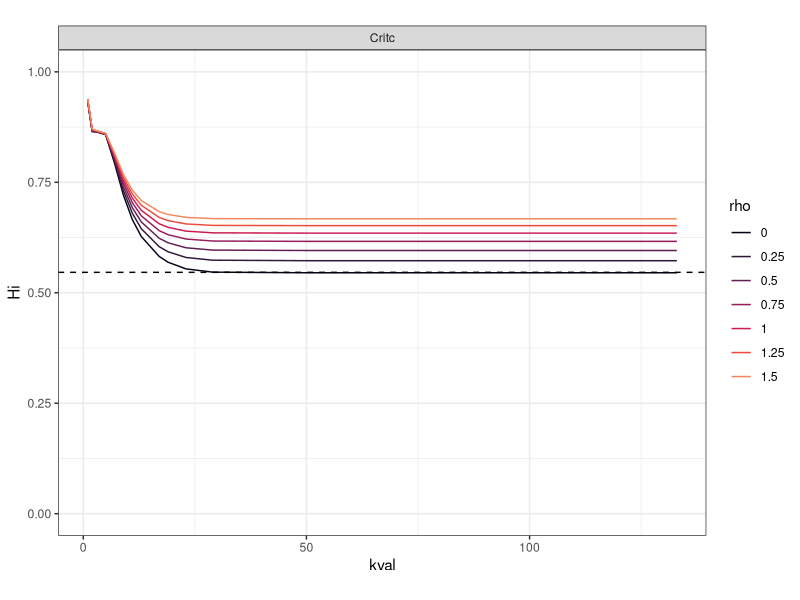
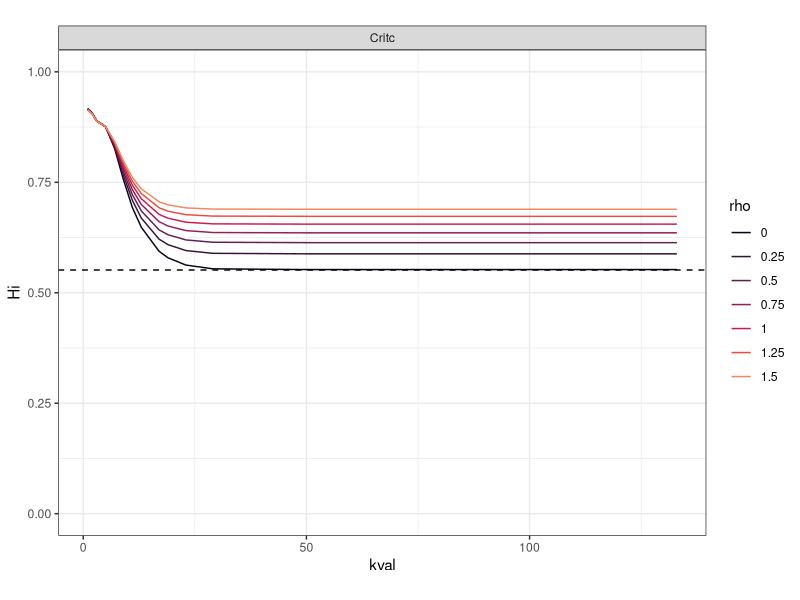
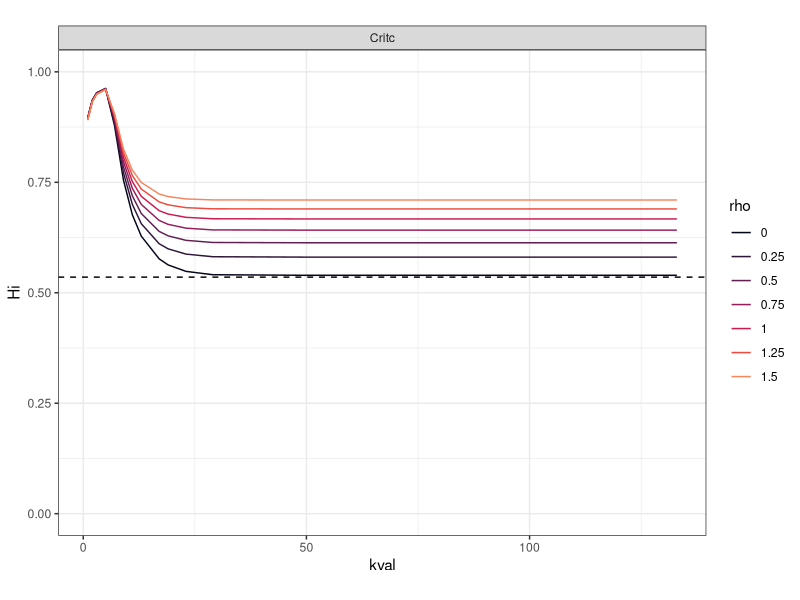
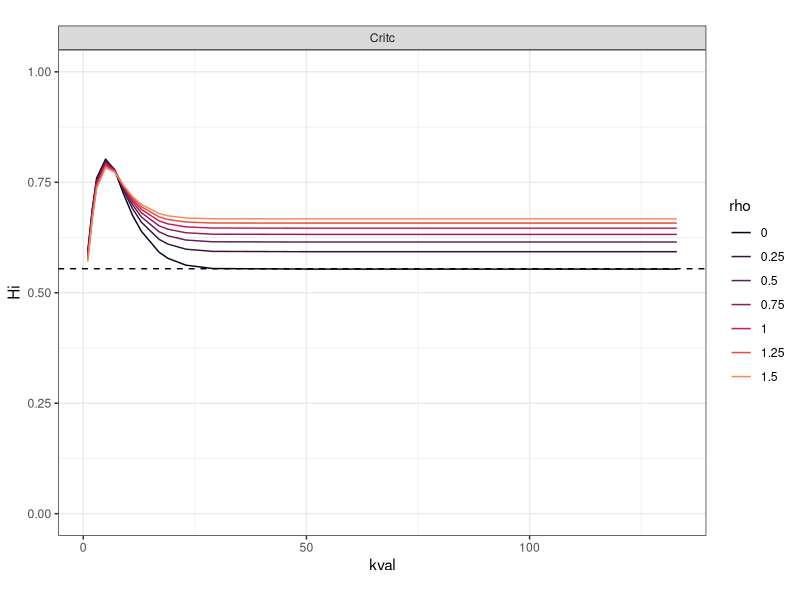
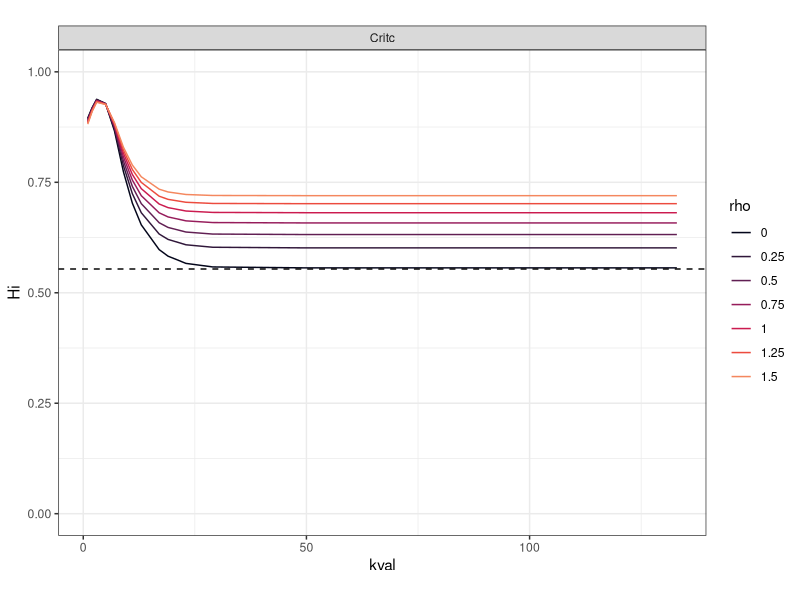
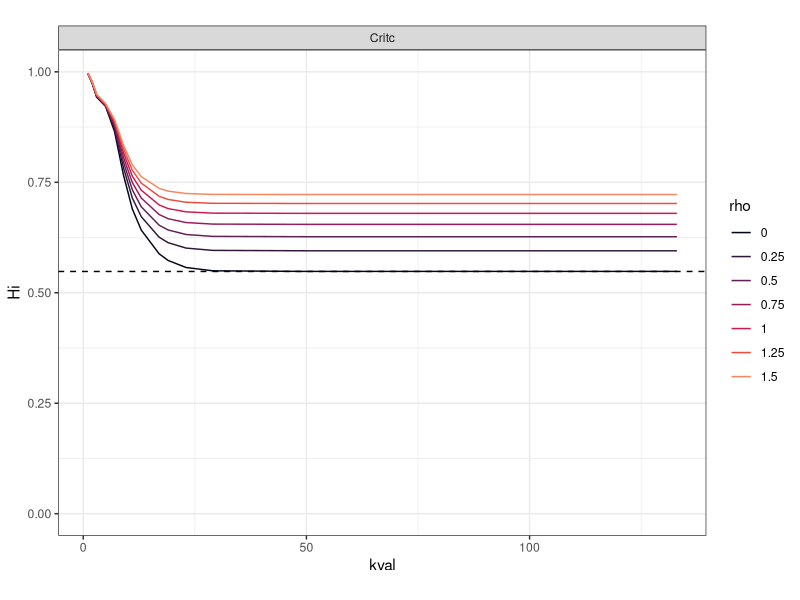
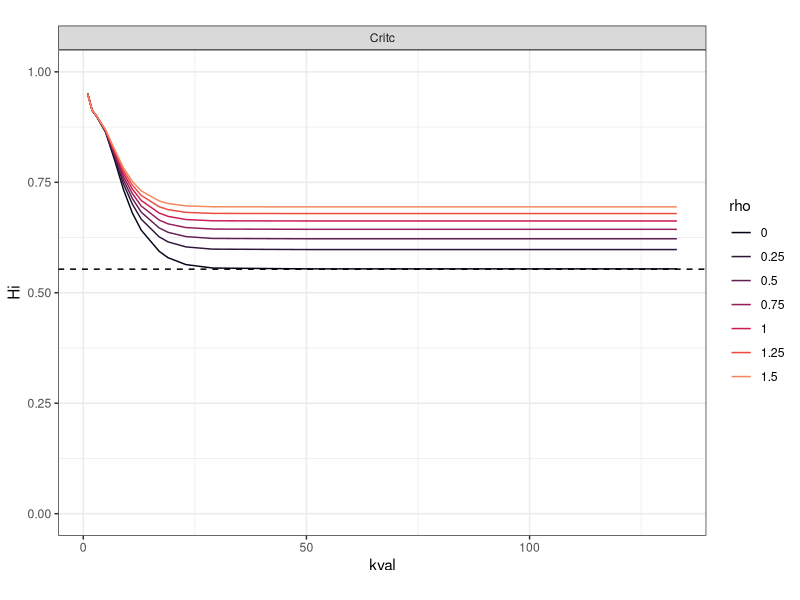
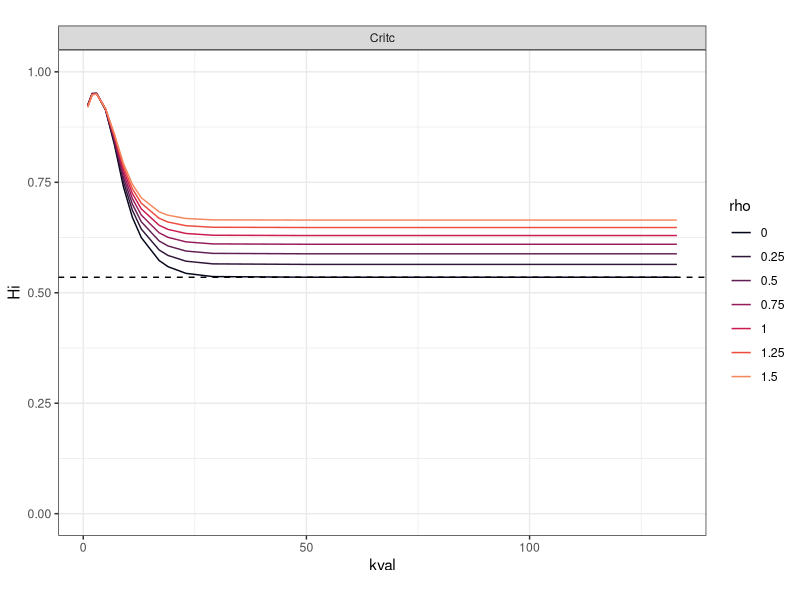

Write R code to recreate these figures, in order. (Note: this script raises an error after producing the figures.)
library(ggplot2)
library(viridis)
library(grid)
library(gridExtra)
library(dplyr)
library(matrixStats)
library(ggrepel)
library(tidyr)
library(png)
NUM_EXPERTS = 14
NUM_AMATEURS = 120
NUM_TOTAL = 134
COLOR_START = 0.75
COLOR_END = 0.1
k = c(1,2,3,5,7,9,11,13,17,19,23,29,50,75,100,125,NUM_EXPERTS+NUM_AMATEURS-1)
rho = c(0,0.25,0.5,0.75,1,1.25,1.5)

# Shortcut - cmd + option + t to run code chunk

#### Some prepping for visualization ####
# the parameters are 17 * 7, so choose k=5,rho=1, so choose 26
stats_df = read.table(file.path('results','stats.csv'),
                      header=TRUE,sep=',')

correlations = read.table(file.path('results','correlation.csv'),
                          header=TRUE,sep=',', row.names=1)

both_error = read.table(file.path('results','simulations',
                                  'both','performance.csv'),header=FALSE,sep=' ')
both_error = both_error[,26]
experts_error = read.table(file.path('results','simulations',
                                     'experts','performance.csv'),header=FALSE,sep=' ')
experts_error = experts_error[,26]
amateurs_error = read.table(file.path('results','simulations',
                                     'amateurs','performance.csv'),header=FALSE,sep=' ')
amateurs_error = amateurs_error[,26]
# get set of potential correlations from the corr mat for k = 5 and rho = 1
potential_mat = correlations
temp = rowMeans(potential_mat, na.rm=T)
for (r in 1:nrow(potential_mat)){
  potential_mat[r,is.na(potential_mat[r,])] = temp[r]
}
diag(potential_mat) = NA
potential_mat = as.matrix(potential_mat)
for (r in 1:nrow(potential_mat)){
  potential_row = potential_mat[r,]
  k_val = sort(potential_row, decreasing=TRUE)[6]
  potential_mat[r,] = (potential_row > k_val) * potential_row
}
# get influence as the column sum of potential_mat
potential_influence = colSums(potential_mat, na.rm=TRUE)
potential_influence = potential_influence + min(potential_influence[which(potential_influence > 0)])
potential_influence = potential_influence / sum(potential_influence, na.rm=TRUE)
# add to stats_df
stats_df$potential_influence = potential_influence
stats_df$no_influence = min(potential_influence) * 2
# also include potential influence in the crowd (k = NUM_TOTAL-1)
potential_mat = correlations
temp = rowMeans(potential_mat, na.rm=T)
for (r in 1:nrow(potential_mat)){
  potential_mat[r,is.na(potential_mat[r,])] = temp[r]
}
diag(potential_mat) = NA
potential_mat = as.matrix(potential_mat)
potential_influence = colSums(potential_mat, na.rm=TRUE)
potential_influence = potential_influence + min(potential_influence[which(potential_influence > 0)])
potential_influence = potential_influence / sum(potential_influence, na.rm=TRUE)
# add to stats_df
stats_df$crowd_influence = potential_influence



#### Homophily visualisation (individual, actual influence) ####

homophily_df = read.table(file.path('results','homophily','both',
                                    'individual.csv'),header=TRUE,sep=',')
homophily_df = subset(homophily_df, select = -c(X) )


for (r in 0:(NUM_TOTAL-1)){ 
  subtitle = 'Homophily index (Hi) = similar ties /(similar ties + dissimilar ties), \nGroup weight = Number of raters in group/Total number of raters, \nCount weight = number of ratings by group / total number of ratings'
  top_panel = homophily_df %>% filter(homophily_df$method == "Real homophily")
  top_panel = top_panel %>% filter(top_panel$rater == r)
  top_panel$group = as.character(top_panel$group)
  top_panel = top_panel %>% mutate(group = replace(group, group == 'experts', 'Critc'))
  top_panel = top_panel %>% mutate(group = replace(group, group == 'amateurs', 'Amateur'))
  top_panel$rho = as.numeric(top_panel$rho)
  
  
  top_plot = ggplot(top_panel, aes(x=kval, y=Hi)) +  
    geom_line(aes(group=rhoval,color=as.factor(rhoval))) + 
    geom_hline(aes(yintercept=baseline_2),linetype="dashed") + 
    
    scale_colour_viridis_d(option='F',name='rho',begin=0.0, end=0.75) + 
    facet_grid(cols = vars(group)) +  theme_bw() + theme(aspect.ratio = .75) + ylim(0,1)
  
  ggsave(file.path('results','visualization', 'individual-homophily',paste(r, '.png',sep='')))
}



#### Figures for main paper : figure 4 ####

homophily_df = read.table(file.path('results','homophily','both',
                                    'group.csv'),header=TRUE,sep=',')
homophily_df = subset(homophily_df, select = -c(X) )

subtitle = 'Homophily index (Hi) = similar ties /(similar ties + dissimilar ties), \nGroup weight = Number of raters in group/Total number of raters, \nCount weight = number of ratings by group / total number of ratings'
top_panel = homophily_df %>% filter(homophily_df$method == "Real homophily")
top_panel$group = as.character(top_panel$group)
top_panel = top_panel %>% mutate(group = replace(group, group == 'experts', 'Critcs'))
top_panel = top_panel %>% mutate(group = replace(group, group == 'amateurs', 'Amateurs'))
top_panel = top_panel[top_panel$kval < 30,]

top_plot = ggplot(top_panel, aes(x=kval, y=Hi)) +  
  
  geom_line(aes(group=rhoval,color=as.factor(rhoval))) + 
  geom_hline(aes(yintercept=baseline_1),linetype="dashed") +
  geom_text(aes(25,baseline_1,label = 'group weight', vjust = 3), size=3.0, check_overlap=TRUE) + 
  
  geom_hline(aes(yintercept=baseline_2),linetype="dashed", color="blue") +
  geom_text(aes(25,baseline_2,label = 'count weight', vjust = 3), size=3.0, check_overlap=TRUE) + 
  scale_colour_viridis_d(option='F',name='rho',begin=0.0, end=0.75) + #ggtitle('k vs Homophily', subtitle = subtitle) + 
  ylim(0,1) + labs(x='Number of neighbours (k)', y='Homophily index') + 
  facet_grid(cols = vars(group)) +  theme_bw() + theme(aspect.ratio = .75, 
                                                       legend.position=c(.04,.825)) +
  scale_x_continuous(breaks=c(1,5,10,15,20,25,29))


addSmallLegend <- function(myPlot, pointSize = 1.25, textSize = 7, spaceLegend = 0.3) {
  myPlot +
    guides(shape = guide_legend(override.aes = list(size = pointSize)),
           color = guide_legend(override.aes = list(size = pointSize), reverse=TRUE)) +
    theme(legend.title = element_text(size = textSize), 
          legend.text  = element_text(size = textSize),
          legend.key.size = unit(spaceLegend, "lines"))
}

top_plot = addSmallLegend(top_plot)
top_plot
ggsave(file.path('results','visualization', 'fig_4.png'), scale=0.8)
knitr::plot_crop(file.path('results','visualization', 'fig_4.png'))

#### Homophily visualisation (group, potential influence) ####
homophily_df = read.table(file.path('results','homophily','both',
                                    'group.csv'),header=TRUE,sep=',')
homophily_df = subset(homophily_df, select = -c(X) )

subtitle = 'Homophily index (Hi) = similar ties /(similar ties + dissimilar ties), \nGroup weight = Number of raters in group/Total number of raters, \nCount weight = number of ratings by group / total number of ratings'
top_panel = homophily_df %>% filter(homophily_df$method == "Potential homophily")
top_panel$group = as.character(top_panel$group)
top_panel = top_panel %>% mutate(group = replace(group, group == 'experts', 'Critcs'))
top_panel = top_panel %>% mutate(group = replace(group, group == 'amateurs', 'Amateurs'))


top_plot = ggplot(top_panel, aes(x=kval, y=Hi)) +  
  
  geom_line(aes(group=rhoval,color=as.factor(rhoval))) + 
  geom_hline(aes(yintercept=baseline_1),linetype="dashed") +
  geom_text(aes(25,baseline_1,label = 'group weight', vjust = 1.5), size=3.0, check_overlap=TRUE) + 
  
  geom_hline(aes(yintercept=baseline_2),linetype="dashed", color="blue") +
  geom_text(aes(25,baseline_2,label = 'count weight', vjust = 1.5), size=3.0, check_overlap=TRUE) + 
  
  scale_colour_viridis_d(option='F',name='rho',begin=0.0, end=0.75) + #ggtitle('k vs Homophily', subtitle = subtitle) + 
  ylim(0,1) + labs(x='Number of neighbours (k)', y='Homophily index') + 
  facet_grid(cols = vars(group)) +  theme_bw() + theme(aspect.ratio = .75, legend.position=c(.05,.19)) +
  scale_x_continuous(breaks=c(1,25,50,75,100,125))
addSmallLegend <- function(myPlot, pointSize = 1.25, textSize = 7, spaceLegend = 0.3) {
  myPlot +
    guides(shape = guide_legend(override.aes = list(size = pointSize)),
           color = guide_legend(override.aes = list(size = pointSize), reverse=TRUE)) +
    theme(legend.title = element_text(size = textSize), 
          legend.text  = element_text(size = textSize),
          legend.key.size = unit(spaceLegend, "lines"))
}

top_plot = addSmallLegend(top_plot)
top_plot
ggsave(file.path('results','visualization', 'fig_8.png'), scale=0.8)
knitr::plot_crop(file.path('results','visualization', 'fig_8.png'))











#### Figures for main paper : figure 1 ####
ex_mc = rowMeans(as.matrix(correlations[1:NUM_EXPERTS,1:NUM_EXPERTS]),na.rm=T)
am_mc = rowMeans(as.matrix(correlations[NUM_EXPERTS+1:NUM_AMATEURS,NUM_EXPERTS+1:NUM_AMATEURS]),na.rm=T)
ex_dc = rowSds(as.matrix(correlations[1:NUM_EXPERTS,1:NUM_EXPERTS]),na.rm=T)
am_dc = rowSds(as.matrix(correlations[NUM_EXPERTS+1:NUM_AMATEURS,NUM_EXPERTS+1:NUM_AMATEURS]),na.rm=T)
stats_df$mean_corr_before = as.numeric(c(ex_mc, am_mc))
stats_df$disp_corr_before = as.numeric(c(ex_dc, am_dc))

df_before = stats_df[,c('mean_corr_before','disp_corr_before','no_influence', 'e_a')]
colnames(df_before) = c('mean_corr', 'disp_corr', 'potential_influence', 'e_a')
fig_1_df = rbind(df_before,
                 stats_df[,c('mean_corr','disp_corr','potential_influence','e_a')])
fig_1_df = cbind(fig_1_df, c( rep('Source of correlations : Group members', NUM_TOTAL), 
                              rep('Source of correlations : Everyone', NUM_TOTAL) ))
colnames(fig_1_df)[5] = 'sep_tog'
fig_1_df$e_a = rep(c(rep('Experts', NUM_EXPERTS), rep('Amateurs',NUM_AMATEURS)), 2)
expert_labels = c('WA','NM','JR',
                  'TA','B&D','JS',
                  'JL','De','RVF',
                  'JA','LeP','PW','RG','CK')
all_labels = c(expert_labels, rep('', NUM_AMATEURS))
fig_1_df$node_labels = rep(all_labels,2)

fig_1 = ggplot(data=fig_1_df, aes(x=as.numeric(mean_corr), y=as.numeric(disp_corr), size=potential_influence, 
                                  label=node_labels)) + 
  geom_point(aes(fill=e_a),shape=21, alpha=0.8) + 
  facet_grid(cols = vars(sep_tog)) +  
  facet_grid(~factor(sep_tog, levels=c('Source of correlations : Group members',
                                       'Source of correlations : Everyone'))) + 
  scale_fill_viridis_d(begin=COLOR_START,end=COLOR_END, option='C') +
  theme_bw() + theme(aspect.ratio = .8, legend.position = c(0.09,0.15), 
                     legend.title = element_blank(),
                     legend.text = element_text(size = 11),
                     axis.title=element_text(size=15),
                     strip.text.x = element_text(size = 11)) + 
  geom_text_repel(size=3,max.overlaps = Inf) + 
  labs(x='Mean taste similarity', y='Dispersion in taste similarity', 
       fill='experts/amateurs', size='potential influence') + 
  guides(size = FALSE) +
  ylim(0.0, 0.5) + xlim(-0.1,0.7)

ggsave(file.path('results', 'visualization',
                 'fig_1.png'),scale=.75, dpi=300)
knitr::plot_crop(file.path('results','visualization', 'fig_1.png'))
fig_1





#### Figures for main paper : figure 2a ####
both_error = read.table(file.path('results','simulations',
                                  'both','performance.csv'),header=FALSE,sep=' ')
experts_error = read.table(file.path('results','simulations',
                                     'experts','performance.csv'),header=FALSE,sep=' ')
amateurs_error = read.table(file.path('results','simulations',
                                      'amateurs','performance.csv'),header=FALSE,sep=' ')
to_select = seq(5, dim(experts_error)[2], length(rho)) # select only those rhos == 1
mean_acc_e_e = colMeans(experts_error[1:NUM_EXPERTS,to_select],na.rm=T) # experts recommending experts
mean_acc_e_a = colMeans(experts_error[NUM_EXPERTS+1:NUM_TOTAL,to_select],na.rm=T) # ex reco amateurs
# delete e_e, e_a for k values > (NUM_EXPERTS -1)
mean_acc_e_e[9:17] = NA
mean_acc_e_a[9:17] = NA
mean_acc_a_e = colMeans(amateurs_error[1:NUM_EXPERTS,to_select],na.rm=T)
mean_acc_a_a = colMeans(amateurs_error[NUM_EXPERTS+1:NUM_TOTAL,to_select],na.rm=T)
mean_acc_b_e = colMeans(both_error[1:NUM_EXPERTS,to_select],na.rm=T)
mean_acc_b_a = colMeans(both_error[NUM_EXPERTS+1:NUM_TOTAL,to_select],na.rm=T)
mean_acc_all = as.data.frame(rbind(mean_acc_e_e, mean_acc_e_a, 
                                   mean_acc_a_e, mean_acc_a_a, 
                                   mean_acc_b_e, mean_acc_b_a))
colnames(mean_acc_all) = as.character(k)
mean_acc_all$reco_group = c('Experts only', 'Experts only',
                            'Amateurs only', 'Amateurs only',
                            'Both','Both')
mean_acc_all$reco_group <- factor(mean_acc_all$reco_group, levels = c("Amateurs only", "Experts only", "Both"))
mean_acc_all$stats_group = c('Expert', 'Amateur', 
                             'Expert', 'Amateur', 
                             'Expert', 'Amateur')
keycol = 'k_value'
valuecol = 'Accuracy'
longform_mean_acc_all = gather(mean_acc_all, 'k_value', 'Accuracy', as.character(k))
longform_mean_acc_all$k_value = factor(longform_mean_acc_all$k_value,
                                       levels=as.character(k))
longform_mean_acc_all$k_value = strtoi(longform_mean_acc_all$k_value)

grouped_accuracies = ggplot(data=longform_mean_acc_all, aes(x=as.numeric(k_value), y=as.numeric(Accuracy))) + 
  geom_line(aes(linetype=reco_group, color=stats_group), size=1.5, alpha=.8) + 
  scale_linetype_manual(values=c("dotdash","solid", "dashed")) + 
  scale_color_viridis(option='A',begin=COLOR_START,
                      end=.2, discrete=TRUE) + 
  theme_bw() + labs(x='k nearest neighbours',y='Accuracy') + 
  scale_x_continuous(breaks = c(1,2,3,5,7,9,11,13,15,17,19),
                     limits = c(1,19),expand = c(0.02, 0.02)) + 
  theme(aspect.ratio =1, 
        legend.position = c(0.725,0.125),
        legend.title = element_text(size = 14),
        legend.text = element_text(size = 14),
        legend.box="horizontal") +
  scale_y_continuous(limits=c(.5,.85)) + 
  guides(color=guide_legend(title="User")) + 
  guides(linetype=guide_legend(title="Recommender")) + 
  theme(axis.text=element_text(size=20),
        axis.title=element_text(size=22))


grouped_accuracies


#### Figures for main paper : figure 2b ####
acc_figure_df <- data.frame()
stats_df$k_5_both = both_error[,26]
stats_df$k_5_experts = experts_error[,26]
stats_df$k_5_amateurs = amateurs_error[,26]
#stats_df$weighted_average = weighted_avg_error

temp_df = as.data.frame(stats_df$'k_5_experts')
temp_df$ex_am = c(rep('Expert',NUM_EXPERTS), rep('Amateur', NUM_AMATEURS))
temp_df$strategy = rep('Experts only', NUM_TOTAL)
temp_df$ids = 1:NUM_TOTAL
colnames(temp_df) = c('accuracy', 'ex_am', 'strategy', 'id')
acc_figure_df = rbind(acc_figure_df, temp_df)

temp_df = as.data.frame(stats_df$'k_5_amateurs')
temp_df$ex_am = c(rep('Expert',NUM_EXPERTS), rep('Amateur', NUM_AMATEURS))
temp_df$strategy = rep('Amateurs only', NUM_TOTAL)
temp_df$ids = 1:NUM_TOTAL
colnames(temp_df) = c('accuracy', 'ex_am', 'strategy', 'id')
acc_figure_df = rbind(acc_figure_df, temp_df)

temp_df = as.data.frame(stats_df$'k_5_both')
temp_df$ex_am = c(rep('Expert',NUM_EXPERTS), rep('Amateur', NUM_AMATEURS))
temp_df$strategy = rep('Both', NUM_TOTAL)
temp_df$ids = 1:NUM_TOTAL
colnames(temp_df) = c('accuracy', 'ex_am', 'strategy', 'id')
acc_figure_df = rbind(acc_figure_df, temp_df)

acc_figure_df$strategy = as.factor(acc_figure_df$strategy)
acc_figure_df$strategy <- factor(acc_figure_df$strategy,levels = c('Amateurs only','Experts only','Both'))

acc_fig = ggplot(data=acc_figure_df, aes(x=strategy, y=accuracy)) + 
  geom_point(aes(fill=ex_am, group=as.factor(id)), position = position_dodge(0.2), shape=21,
             size=2.5) +
  geom_line(aes(group=as.factor(id)), colour="gray",alpha=0.2,position = position_dodge(0.2)) +
  scale_fill_viridis_d(begin=COLOR_START,end=COLOR_END, option='C') + theme_bw() + 
  labs(x='Source of recommendations',y='Accuracy') + 
  guides(fill=guide_legend(title="")) + 
  theme(aspect.ratio = 1,legend.position = c(0.2,0.9),
        legend.title = element_text(size = 14),
        legend.text = element_text(size = 14)) +
  scale_y_continuous(position = "right", limits=c(.5,.85)) + 
  theme(legend.key.size=unit(.25,'cm')) + 
  theme(axis.text=element_text(size=20),
        axis.title=element_text(size=22))

g1 = ggplotGrob(grouped_accuracies)
g2 = ggplotGrob(acc_fig)
g = grid.arrange(g1,g2,nrow=1)

ggsave(file.path('results', 'visualization',
                 'fig_2.png'), g, scale=1.35)

#### Figures for main paper : figure 3b (top right) ####
expert_labels = c('WA','NM','JR',
                  'TA','B&D','JS',
                  'JL','De','RVF',
                  'JA','LeP','PW','RG','CK')
all_labels = c(expert_labels, rep('', NUM_AMATEURS))
stats_df$node_labels = all_labels

actual_influence = read.table(file.path('results','simulations','both',
                                        'adjacencies','26.csv'),
                              header=FALSE,sep=' ', row.names=NULL)
actual_influence = reshape(actual_influence, idvar = "V1", timevar = "V2", direction = "wide")
actual_influence = actual_influence[,2:dim(actual_influence)[2]]
colnames(actual_influence) = rownames(actual_influence)
stats_df$real_influence = colSums(actual_influence)
stats_df$e_a = c(rep('Experts', NUM_EXPERTS), rep('Amateurs',NUM_AMATEURS))
COLOR_START = 0.75
COLOR_END = 0.1
fig_2 = ggplot(data=stats_df, aes(y=as.numeric(potential_influence), 
                                  x=as.numeric(ratings))) + 
  geom_point(aes(fill=as.factor(e_a),size=as.numeric(ratings)),
             shape=21, alpha=0.8) + geom_text_repel(aes(label=node_labels),box.padding = 0.30,
                                                    size=7, 
                                                    max.overlaps = getOption("ggrepel.max.overlaps", default = 15)) + 
  scale_fill_viridis_d(begin=COLOR_START,end=COLOR_END, option='C') +
  theme_bw() + theme(aspect.ratio = .8, legend.position = c(0.85,0.9), legend.title = element_blank(), 
                     legend.text = element_text(size = 10)) + 
  labs(x='Number of reviews', y='Influence potential', 
       fill='experts/amateurs', size='Actual influence') +
  guides(size = FALSE) + 
  theme(legend.text=element_text(size=16)) + 
  theme(axis.text=element_text(size=12),
        axis.title=element_text(size=20))

fig_2
ggsave(file.path('results','visualization', 'fig_2b.png'))



#### Supplementary figures : figure 11-12 ####
homophily_df = read.table(file.path('results',
                                    'influence.csv'),header=TRUE,sep=',')
homophily_df = subset(homophily_df, select = -c(X) )

top_panel = homophily_df
top_panel$group = as.character(homophily_df$group)
top_panel = top_panel %>% mutate(group = replace(group, group == 'experts', 'Critcs'))
top_panel = top_panel %>% mutate(group = replace(group, group == 'amateurs', 'Amateurs'))
top_panel = top_panel %>% mutate(method = replace(method, method == 'Potential influence', 'Recommender potential'))
top_panel = top_panel %>% mutate(method = replace(method, method == 'Real influence', 'Recommender influence'))
top_panel$method = factor(top_panel$method, levels=c('Recommender potential', 'Recommender influence'))


counts = rep(c(NUM_EXPERTS, NUM_AMATEURS), nrow(top_panel)/2)

fig_11_12 = ggplot(top_panel, aes(x=kval, y=proportion_per_capita)) +  
  geom_hline(aes(yintercept=baseline_1),linetype="dashed") +
  geom_line(aes(group=rhoval,color=as.factor(rhoval))) + 
  scale_colour_viridis_d(option='F',name='rho',begin=0.0, end=0.75) + 
  ylim(0,0.07) + labs(x='Number of neighbours (k)', y='Influence') + 
  facet_grid(cols = vars(group),
             rows = vars(method)) +  theme_bw() + 
  theme(aspect.ratio = .75, legend.position=c(.075,.85)) 

addSmallLegend <- function(myPlot, pointSize = 1.25, textSize = 7, spaceLegend = 0.3) {
  myPlot +
    guides(shape = guide_legend(override.aes = list(size = pointSize)),
           color = guide_legend(override.aes = list(size = pointSize), reverse=TRUE)) +
    theme(legend.title = element_text(size = textSize), 
          legend.text  = element_text(size = textSize),
          legend.key.size = unit(spaceLegend, "lines"))
}

fig_11_12 = addSmallLegend(fig_11_12)
ggsave(file.path('results','visualization', 'fig_11_12.png'), scale=0.7)
knitr::plot_crop(file.path('results','visualization', 'fig_11_12.png'))

#### Supplementary figures : figure 10 ####
all_experts = data.frame()
expert_labels = c('WA','NM','JR',
                  'TA','B&D','JS',
                  'JL','De','RVF',
                  'JA','LeP','PW','RG','CK')
expert_labels = c('Wine Advocate','Neal Martin','Jancis Robinson',
                  'Tim Atkin','Bettane & Desseauve','James Suckling',
                  'Jeff Leve','Decanter','La Revue du Vin de France',
                  'Jane Anson','Le Point','Perswijn','Rene Gabriel','Chris Kissack')

for (r in 1:NUM_EXPERTS){ 
  rater_data = as.data.frame(correlations[r])
  rater_data$ex_am = c(rep('Expert',NUM_EXPERTS), rep('Amateur',NUM_AMATEURS))
  colnames(rater_data) = c('corrs', 'ex_am')
  rater_data$rater_name = expert_labels[r]
  all_experts = rbind(all_experts,rater_data)
}

# add an empty facet just to even things out
dummy_data = as.data.frame(correlations[1])
dummy_data$X0 = NaN
dummy_data$ex_am = NaN
colnames(dummy_data) = c('corrs', 'ex_am')
dummy_data$rater_name = ''
all_experts = rbind(all_experts,dummy_data)

all_experts$rater_name = factor(all_experts$rater_name, 
                                levels=c(expert_labels[rev(order(both_error[1:14]))], ''))


expert_hist = ggplot(all_experts, aes(x=corrs)) + 
  geom_dotplot(aes(fill=ex_am), color='gray',alpha=0.7,
               method='histodot',stackgroups=TRUE, dotsize=.7) + 
  scale_fill_viridis_d(begin=COLOR_START,end=COLOR_END, option='C') + theme_bw() + 
  labs(x='Correlation with others', y='Number of people', fill='experts/amateurs') + 
  theme(axis.text.y = element_blank(),axis.ticks = element_blank(),aspect.ratio=.55) +
  facet_wrap(rater_name ~ ., ncol=3) + theme(legend.position = c(0.85,0.075))
expert_hist

ggsave(file.path('results','visualization', 'fig_10.png'))
knitr::plot_crop(file.path('results','visualization', 'fig_10.png'))


#### Supplementary figures : spotting cool amateurs - 1 ####
all_amateurs = data.frame()
for (r in (NUM_EXPERTS:(NUM_TOTAL-1))){ 
  rater_data = as.data.frame(correlations[r+1])
  rater_data$ex_am = c(rep('Expert',NUM_EXPERTS), rep('Amateur',NUM_AMATEURS))
  colnames(rater_data) = c('corrs', 'ex_am')
  rater_data$rater_name = r
  rater_data$mean_corr = mean(rater_data$corrs, na.rm=T)
  all_amateurs = rbind(all_amateurs,rater_data)
}

amateur_stats = stats_df[stats_df$X > (NUM_EXPERTS-1),]
sorted_amateurs = amateur_stats[order(amateur_stats$mean_corr, decreasing=TRUE), 'X']
all_amateurs$rater_name = factor(all_amateurs$rater_name, levels=sorted_amateurs)
amateur_hist = ggplot(all_amateurs, aes(x=corrs)) + 
  geom_dotplot(aes(fill=ex_am), color='gray',alpha=0.9,
               method='histodot',stackgroups=TRUE, dotsize=.7) + 
  geom_vline(aes(xintercept=mean_corr)) + 
  scale_fill_viridis_d(begin=COLOR_START,end=COLOR_END, option='C') + theme_bw() + 
  labs(x='Correlation with others', y='Count', fill='experts/amateurs') + 
  theme(axis.text.y = element_blank(),
        axis.ticks = element_blank(),
        aspect.ratio=.55) +
  facet_wrap(rater_name ~ ., ncol=10) +
  labs(title='Ordered by mean correlation')#crowd influence (k=133)')
amateur_hist
ggsave(file.path('results', 'visualization', 'viz_dump',
                 'mean_corr.png'),scale=2)
  
#### Supplementary figures : spotting cool amateurs-2####

homophily_df = read.table(file.path('results','homophily','both',
                                    'individual.csv'),header=TRUE,sep=',')
homophily_df = subset(homophily_df, select = -c(X) )
amateur_homophily = homophily_df[homophily_df$rater > 13,]
amateur_stats = stats_df[stats_df$X > (NUM_EXPERTS-1),]
amateur_homophily$mean_corr = rep(amateur_stats$mean_corr, 119)
amateur_homophily$disp_corr = rep(amateur_stats$disp_corr, 119)
amateur_homophily$influence = rep(amateur_stats$influence, 119)
amateur_homophily$potential_influence = rep(amateur_stats$potential_influence, 119)


sorted_amateurs = amateur_stats[order(amateur_stats$disp_corr, decreasing=TRUE), 'X']
amateur_homophily$rater = factor(amateur_homophily$rater, levels=sorted_amateurs)

amateur_line = ggplot(amateur_homophily, aes(x=as.numeric(kval),y=as.numeric(Hi))) + 
  geom_line(aes(group=rhoval,color=as.factor(rhoval))) + 
  geom_hline(aes(yintercept=baseline_2),linetype="dashed") + 
  scale_color_viridis_d(begin=COLOR_START,end=COLOR_END, option='C') + theme_bw() + 
  labs(x='k nearest neighbour', y='Homophily index') + 
  #theme(axis.text.y = element_blank(),
  #      axis.ticks = element_blank(),
  #      aspect.ratio=.55) +
  facet_wrap(rater ~ ., ncol=10) +
  labs(title='Ordered by dispersion in correlation')#crowd influence (k=133)')
amateur_line
ggsave(file.path('results', 'visualization', 'viz_dump',
                 'homophily_disp_corr.png'),scale=2)


#### Supplementary figures : spotting cool amateurs-3####
stats_df$influence = rank(-stats_df$influence)
stats_df$bang_for_buck = rank(-stats_df$bang_for_buck)
stats_df = gather(stats_df, 'key', 'value', c('influence','bang_for_buck'))
fig = ggplot(data=stats_df, 
               aes(x=as.numeric(mean_corr), y=as.numeric(disp_corr))) + 
  geom_point(aes(fill=value),shape=21, alpha=0.7, size=4) + 
  facet_grid(cols = vars(key)) +  
  facet_grid(~factor(key, levels=c('influence',
                                   'bang_for_buck'))) + 
  scale_fill_viridis(begin=COLOR_START,end=COLOR_END, option='C') +
  theme_bw() + theme(aspect.ratio = .8, legend.position = c(0.05,0.15)) + 
  labs(x='Mean taste similarity', y='Dispersion in taste similarity', fill='Rank') + 
  ylim(0.0, 0.5) + xlim(-0.1,0.7)

fig

ggsave(file.path('results', 'visualization',
                 'fig_bang_for_buck.png'))












#### Supplementary figures : figure 5 ####
sparse_separate = read.table(file.path('results','simulations','supplementary',
                                       'sparse_separate.csv'),
                      header=FALSE,sep=' ')
sparse_together = read.table(file.path('results','simulations','supplementary',
                                       'sparse_together.csv'),
                             header=FALSE,sep=' ')

ex_mc = rowMeans(as.matrix(sparse_separate[1:NUM_EXPERTS,1:NUM_EXPERTS]),na.rm=T)
am_mc = rowMeans(as.matrix(sparse_separate[NUM_EXPERTS+1:NUM_AMATEURS,NUM_EXPERTS+1:NUM_AMATEURS]),na.rm=T)
ex_dc = rowSds(as.matrix(sparse_separate[1:NUM_EXPERTS,1:NUM_EXPERTS]),na.rm=T)
am_dc = rowSds(as.matrix(sparse_separate[NUM_EXPERTS+1:NUM_AMATEURS,NUM_EXPERTS+1:NUM_AMATEURS]),na.rm=T)

fig_5 = data.frame(as.numeric(c(ex_mc, am_mc)), as.numeric(c(ex_dc, am_dc)))
colnames(fig_5) = c('mean_corr', 'disp_corr')
both_mc = data.frame(rowMeans(as.matrix(sparse_together),na.rm=T),
                        rowSds(as.matrix(sparse_together),na.rm=T))
colnames(both_mc) = c('mean_corr', 'disp_corr')
fig_5 = rbind(fig_5, both_mc)
fig_5 = cbind(fig_5, c( rep('Source of correlations : Group members', NUM_TOTAL), 
                   rep('Source of correlations : Everyone', NUM_TOTAL) ))
colnames(fig_5)[3] = 'sep_tog'
fig_5$e_a = rep(c(rep('Experts', NUM_EXPERTS), rep('Amateurs',NUM_AMATEURS)), 2)
expert_labels = c('WA','NM','JR',
                  'TA','B&D','JS',
                  'JL','De','RVF',
                  'JA','LeP','PW','RG','CK')
all_labels = c(expert_labels, rep('', NUM_AMATEURS))
fig_5$node_labels = rep(all_labels,2)
fig_5$potential_influence = c(as.numeric(stats_df$no_influence), 
                             as.numeric(stats_df$potential_influence))

fig_5 = ggplot(data=fig_5, aes(x=as.numeric(mean_corr), y=as.numeric(disp_corr), size=potential_influence, 
                                  label=node_labels)) + 
  geom_point(aes(fill=e_a),shape=21, alpha=0.8) + 
  facet_grid(cols = vars(sep_tog)) +  
  facet_grid(~factor(sep_tog, levels=c('Source of correlations : Group members',
                                       'Source of correlations : Everyone'))) + 
  scale_fill_viridis_d(begin=COLOR_START,end=COLOR_END, option='C') +
  theme_bw() + theme(aspect.ratio = .8, legend.position = c(0.09,0.15), 
                     legend.title = element_blank(),
                     legend.text = element_text(size = 11),
                     axis.title=element_text(size=15),
                     strip.text.x = element_text(size = 11)) + 
  geom_text_repel(size=3,max.overlaps = Inf) + 
  labs(x='Mean taste similarity', y='Dispersion in taste similarity', 
       fill='experts/amateurs', size='potential influence') + 
  guides(size = FALSE) + 
  ylim(0.0, 0.5) + xlim(-0.1,0.7)

ggsave(file.path('results', 'visualization',
                 'fig_5.png'),scale=.75, dpi=300)
knitr::plot_crop(file.path('results','visualization', 'fig_5.png'))
fig_5

#### Supplementary figures : figure 6 ####
both_error = read.table(file.path('results','simulations',
                                  'both','performance.csv'),header=FALSE,sep=' ')
experts_error = read.table(file.path('results','simulations',
                                     'experts','performance.csv'),header=FALSE,sep=' ')
amateurs_error = read.table(file.path('results','simulations',
                                      'amateurs','performance.csv'),header=FALSE,sep=' ')
# pick out k = 3,5,9,13 for all errors
pick_indices = c(seq(2*length(rho)+1, (2*length(rho) + length(rho))),
                 seq(3*length(rho)+1, (3*length(rho) + length(rho))),
                 seq(5*length(rho)+1, (5*length(rho) + length(rho))),
                 seq(6*length(rho)+1, (6*length(rho) + length(rho))))
mean_acc_e_e = colMeans(experts_error[1:NUM_EXPERTS,pick_indices],na.rm=T) # experts recommending experts
mean_acc_e_a = colMeans(experts_error[NUM_EXPERTS+1:NUM_TOTAL,pick_indices],na.rm=T) # ex reco amateurs
mean_acc_a_e = colMeans(amateurs_error[1:NUM_EXPERTS,pick_indices],na.rm=T)
mean_acc_a_a = colMeans(amateurs_error[NUM_EXPERTS+1:NUM_TOTAL,pick_indices],na.rm=T)
mean_acc_b_e = colMeans(both_error[1:NUM_EXPERTS,pick_indices],na.rm=T)
mean_acc_b_a = colMeans(both_error[NUM_EXPERTS+1:NUM_TOTAL,pick_indices],na.rm=T)
mean_acc_all = as.data.frame(rbind(mean_acc_e_e, mean_acc_e_a, 
                                   mean_acc_a_e, mean_acc_a_a, 
                                   mean_acc_b_e, mean_acc_b_a))
mean_acc_all = as.matrix(mean_acc_all)
longform_mean_acc_all = data.frame()
reco_group = c('Experts only', 'Experts only',
               'Amateurs only', 'Amateurs only',
               'Both','Both')
stats_group = c('Expert', 'Amateur', 
                'Expert', 'Amateur', 
                'Expert', 'Amateur')
chosen_ks = c('k = 3','k = 5','k = 9','k = 13')
for (g_type in 1:dim(mean_acc_all)[1]){
  for (r_value in 1:dim(mean_acc_all)[2]) {
    longform_mean_acc_all = rbind(longform_mean_acc_all, 
                                  c(mean_acc_all[g_type, r_value], 
                                    reco_group[g_type], 
                                    stats_group[g_type],
                                    rho[(r_value-1)%%length(rho) + 1],
                                    chosen_ks[ceiling(r_value/length(rho))]))
  }
}

colnames(longform_mean_acc_all) = c('Accuracy', 'reco_group', 'stats_group', 'rho_value', 'k_value')
longform_mean_acc_all$rho_value = as.double(longform_mean_acc_all$rho_value)
longform_mean_acc_all$k_value = factor(longform_mean_acc_all$k_value,
                                          levels=chosen_ks)

grouped_accuracies = ggplot(data=longform_mean_acc_all, 
                            aes(x=as.numeric(rho_value), y=as.numeric(Accuracy))) + 
  facet_wrap(vars(k_value), nrow=2, ncol=2) +  
  geom_line(aes(linetype=reco_group, color=stats_group), size=.8, alpha=.8) + 
  scale_linetype_manual(values=c("dotdash","solid", "dashed")) + 
  scale_color_viridis(option='A',begin=COLOR_START,
                      end=.2, discrete=TRUE) + 
  theme_bw() + labs(x='Weighting parameter (rho)',y='Accuracy') + 
  guides(color=guide_legend(title="User")) + 
  guides(linetype=guide_legend(title="Recommender")) +
  theme(axis.text=element_text(size=20),
        axis.title=element_text(size=22),
        strip.text.x = element_text(size = 11),
        legend.title = element_text(size = 14),
        legend.text = element_text(size = 14))

grouped_accuracies
ggsave(file.path('results','visualization', 'fig_6.png'))
knitr::plot_crop(file.path('results','visualization', 'fig_6.png'))




#### scratch plot ####
baseline_error = read.table(file.path('results','simulations',
                                  'both','baseline.csv'),header=FALSE,sep=' ')
temp = experts_error
# select k = 1, 2, 3 ... 133 for rho = 1
#to_select = seq(5, dim(experts_error)[2], length(rho)) # select only those rhos == 1
#temp = temp[15:134,]#temp[15:134,]
temp = colMeans(temp)
#temp = temp[10,]
#temp = temp[to_select]
#temp$X = 1:134
temp = gather(as.data.frame(temp), key='k',value='v')
#temp$k = k
temp$k = rep(k, each=length(rho))
temp$rho = rep(rho, length(k))
#temp = temp[temp$rho==1,]
temp_plot = ggplot(temp, aes(x=as.numeric(rho), y=as.numeric(v))) + #geom_line(aes(color=as.factor(rho))) + 
  geom_line() +
  facet_wrap(vars(k),nrow=4, ncol=5) + 
  theme(legend.position = 'None')
temp_plot
ggsave(file.path('results','visualization', 'fig_scratch.png'))

#### scratch plot 2 ####
both_error = read.table(file.path('results','simulations',
                                  'both','performance.csv'),header=FALSE,sep=' ')
baseline_error = read.table(file.path('results','simulations',
                                      'both','baseline.csv'),header=FALSE,sep=' ')
both_error = as.matrix(both_error)
winning_strategy = data.frame()
for (u in 1:NUM_TOTAL){
  winning_strategy = rbind(winning_strategy, 
                           c(u, 
                             max(both_error[u,]),
                             k[ceiling(which.max(both_error[u,])/length(rho))],
                           rho[which.max(both_error[u,])%%length(rho) + 1],
                           baseline_error[u,]))
}
colnames(winning_strategy) = c('Rater','Accuracy','k','rho', 'baseline')

strategy_hist = ggplot(winning_strategy, aes(x=as.factor(k), 
                                             y=as.factor(rho),
                                             fill=Accuracy)) + 
  geom_tile()
strategy_hist

both_error = colMeans(both_error)
both_error = gather(as.data.frame(both_error), key='k', value='v')
both_error$k = rep(k, each=length(rho))
both_error$rho = rep(rho, length(k))
both_error = both_error[both_error$k < 23,]
k_levels = as.character(k)
r_levels = as.character(rho)
heatmap_1 = ggplot(both_error, aes(x=factor(k, levels=k_levels), 
                                   y=factor(rho, levels=r_levels), fill=v)) + 
  geom_tile() +
  scale_fill_viridis()
heatmap_1


#### Linear model ####
stats_df = read.table(file.path('results','stats.csv'),
                      header=TRUE,sep=',')

both_error = read.table(file.path('results','simulations',
                                  'both','performance.csv'),header=FALSE,sep=' ')

stats_df$k_5_both = both_error[,26]
linear_model = lm(formula = k_5_both ~ ratings + mean_corr, data = stats_df)
summary(linear_model)
